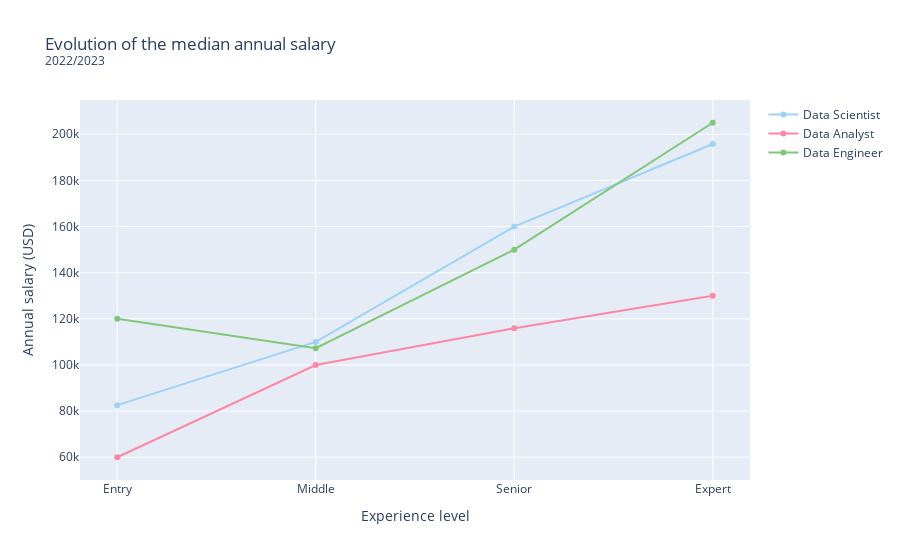

This figure's notebook cell:
### Code cell
levels = ['Entry', 'Middle', 'Senior', 'Expert']
job_cats = ['Data Scientist', 'Data Analyst', 'Data Engineer']

# Calculate the medians
medians = {}
for job in job_cats:
    job_medians = []
    for level in levels:
        temp_df = df[df.experience_level == level]
        temp_df = temp_df[temp_df.job_category == job]
        job_medians.append(temp_df.salary_in_usd.median())
    medians[job] = job_medians

# Plot the calculations
traces = []
for job in job_cats:
    traces.append(go.Scatter(x=levels, y=medians[job], mode='lines+markers',
                             name=job, marker=dict(color=job_cat_cmap[job])))
fig = go.Figure(data=traces)
fig.update_layout(
    title="Evolution of the median annual salary<br><sup>2022/2023</sup>",
    xaxis_title="Experience level",
    yaxis_title="Annual salary (USD)")
fig.show()

### Figure 1 — Plotly figure (JSON) as saved in the notebook; plotly's stock layout.template omitted (floating-point values rounded to 4 significant figures)
{"data": [{"marker": {"color": "#9cd3f7"}, "mode": "lines+markers", "name": "Data Scientist", "type": "scatter", "x": ["Entry", "Middle", "Senior", "Expert"], "y": [82590.0, 110000, 160000, 195800]}, {"marker": {"color": "#fc88a7"}, "mode": "lines+markers", "name": "Data Analyst", "type": "scatter", "x": ["Entry", "Middle", "Senior", "Expert"], "y": [60000, 100000, 115934, 130000]}, {"marker": {"color": "#80c779"}, "mode": "lines+markers", "name": "Data Engineer", "type": "scatter", "x": ["Entry", "Middle", "Senior", "Expert"], "y": [120000, 107250, 150000, 205000]}], "layout": {"title": {"text": "Evolution of the median annual salary<br><sup>2022/2023</sup>"}, "xaxis": {"title": {"text": "Experience level"}}, "yaxis": {"title": {"text": "Annual salary (USD)"}}}}
